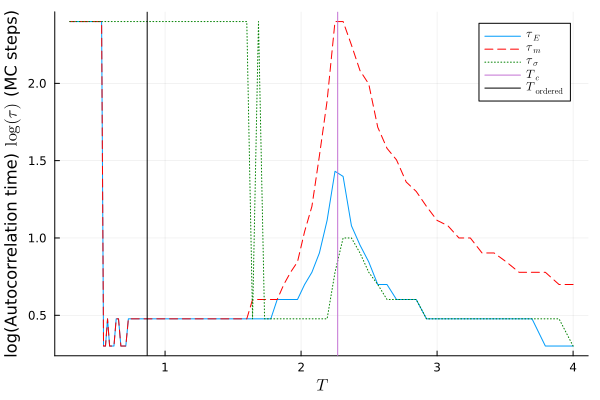

Julia code for this plot:
using DelimitedFiles
using Plots
using LaTeXStrings
include("../../core/lattice.jl")
include("../../core/montecarlo.jl")


L = 100
res = 100
beta_values = 1 ./ generate_T_intervals(4.0, 0.3, res)
E_matrix = readdlm("E_1_compare_ac_new.csv", ',')
M_matrix = readdlm("M_1_compare_ac_new.csv", ',')
S_matrix = readdlm("S_1_compare_ac_new.csv", ',')

E0 = zeros(size(E_matrix))
M0 = zeros(size(M_matrix))
S0 = zeros(size(S_matrix))


copies_list = [i for i in 1:12]
for i in copies_list
    #println(i)
    #println(size(readdlm("E_$(i)_compare_ac_new.csv", ',')))
    #println(size(readdlm("M_$(i)_compare_ac_new.csv", ',')))
    #println(size(readdlm("S_$(i)_compare_ac_new.csv", ',')))
    E0 .+= readdlm("E_$(i)_compare_ac_new.csv", ',')
    M0 .+= readdlm("M_$(i)_compare_ac_new.csv", ',')
    S0 .+= readdlm("S_$(i)_compare_ac_new.csv", ',')
end
E0 = E0 ./ length(copies_list)
M0 = M0 ./ length(copies_list)
S0 = S0 ./ length(copies_list)

p1 = plot()
p2 = plot()
p3 = plot()

E_tau_values = []
M_tau_values = []
S_tau_values = []
for (i,b) in enumerate(beta_values)

    plot!(p1, E0[i,:], label = round(b, digits = 2))
    plot!(p2, M0[i,:], label = round(b, digits = 2))
    plot!(p3, S0[i,:], label = round(b, digits = 2))
    Mrow = M0[i,:]
    Srow = S0[i,:]
    Erow = E0[i,:]

    tau = length(Mrow)
    for (j,a) in enumerate(Mrow)
        if a < exp(-1)
            tau = j
            break
        end
    end
    push!(M_tau_values, tau)

    tau = length(Srow)
    for (j,a) in enumerate(Srow)
        if a < exp(-1)
            tau = j
            break
        end
    end
    push!(S_tau_values, tau)
    tau = length(Erow)

    for (j,a) in enumerate(Erow)
        if a < exp(-1)
            tau = j
            break
        end
    end
    push!(E_tau_values, tau)
    
end
savefig(p1, "E_ac.png")
savefig(p2, "M_ac.png")
savefig(p3, "S_ac.png")

q = plot()
println(E_tau_values)
println(M_tau_values)
println(S_tau_values)
plot!(q, 1 ./ beta_values, log10.(E_tau_values), label = L"\tau_E", linestyle = :solid)
plot!(q, 1 ./ beta_values, log10.(M_tau_values), label = L"\tau_m", linestyle  =:dash, color = :red)
plot!(q, 1 ./ beta_values, log10.(S_tau_values), label = L"\tau_{\sigma}", linestyle = :dot, color = :green)
vline!(q, [2/(log(1 + sqrt(2)))], label = L"T_c")

beta_ac = log(L^2) / 8
vline!(q, [1 / beta_ac], label = L"T_{\textrm{ordered}}", color = :black)

xlabel!(q, L"T")
ylabel!(q, L"log(Autocorrelation time) $\log(\tau)$ (MC steps)")

savefig(q, "plot_compare_ac.png")